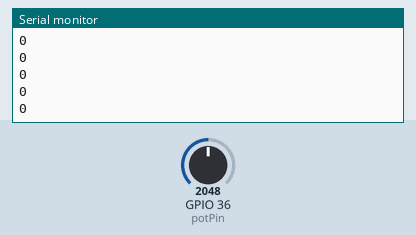
A sketch run on a simulated ESP32. Parts: the last lines printed to the serial monitor. The inputs (shaded band) are chosen by the test bench; at power-on: GPIO 36 (potPin) = 2048. Nothing arrives over Bluetooth unless stated; a phone connects over Bluetooth LE 3 s after start.

Above: at 1.2 s.
1.3 s: GPIO 36 (potPin) set to 2866
At 1.32 s:
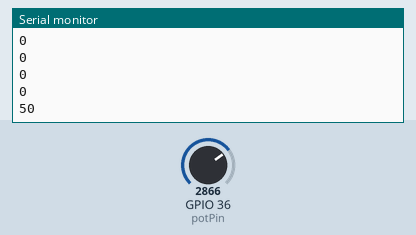
2.8 s: GPIO 36 (potPin) set to 3603
At 2.82 s:
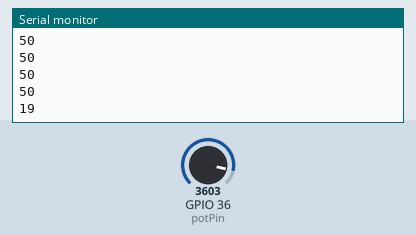
Timing chart, 0 to 5.8 s (numbered marks = the images above; inputs shaded):
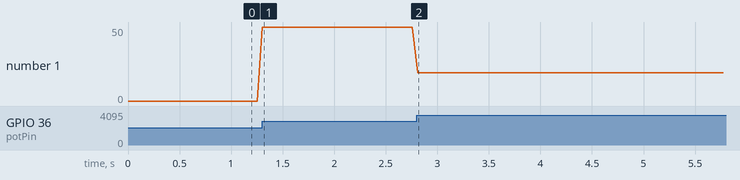

The sketch:

sketch_mar27a_BLE_pot.ino
````````````````````````````````````````````````````````````````cpp
#include <BLEDevice.h>
#include <BLEServer.h>
#include <BLEUtils.h>
#include <BLE2902.h>

#define potPin 36 //connect the potentiometer to gpio36

uint8_t sensorRead = 0;
uint8_t value = 0;  //the set value function only accepts unsigned 8 bit integers

/* Define the UUID for our Custom Service */
#define serviceID BLEUUID((uint16_t)0x1700)

/* Define our custom characteristic along with it's properties */
BLECharacteristic customCharacteristic(
  BLEUUID((uint16_t)0x1A00),
  BLECharacteristic::PROPERTY_READ |
  BLECharacteristic::PROPERTY_NOTIFY
);

/* This function handles the server callbacks */
bool deviceConnected = false;
class ServerCallbacks: public BLEServerCallbacks {
    void onConnect(BLEServer* MyServer) {
      deviceConnected = true;
    };

    void onDisconnect(BLEServer* MyServer) {
      deviceConnected = false;
    }
};

void setup() {
  Serial.begin(9600);

  // Create and name the BLE Device
  BLEDevice::init("MyESP32");

  /* Create the BLE Server */
  BLEServer *MyServer = BLEDevice::createServer();
  MyServer->setCallbacks(new ServerCallbacks());  // Set the function that handles Server Callbacks

  /* Add a service to our server */
  BLEService *customService = MyServer->createService(BLEUUID((uint16_t)0x1700)); //  A random ID has been selected

  /* Add a characteristic to the service */
  customService->addCharacteristic(&customCharacteristic);  //customCharacteristic was defined above

  /* Add Descriptors to the Characteristic*/
  customCharacteristic.addDescriptor(new BLE2902());  //Add this line only if the characteristic has the Notify property

  BLEDescriptor VariableDescriptor(BLEUUID((uint16_t)0x2901));  /*```````````````````````````````````````````````````````````````*/
  VariableDescriptor.setValue("Temperature -40-60°C");          /* Use this format to add a hint for the user. This is optional. */
  customCharacteristic.addDescriptor(&VariableDescriptor);    /*```````````````````````````````````````````````````````````````*/

  /* Configure Advertising with the Services to be advertised */
  MyServer->getAdvertising()->addServiceUUID(serviceID);

  // Start the service
  customService->start();

  // Start the Server/Advertising
  MyServer->getAdvertising()->start();

  Serial.println("Waiting for a Client to connect...");
}

void loop() {
  sensorRead = analogRead(potPin);  //read the value of the potentiometer
  //value = map(sensorRead,0,4095,0,255); //change the value to a range of 0-255 so that it can fit in a single byte
  Serial.println(sensorRead);
  if (deviceConnected) {
    /* Set the value */
    customCharacteristic.setValue(&sensorRead,1);  // This is a value of a single byte
    customCharacteristic.notify();  // Notify the client of a change
  }
  delay(50);
}
````````````````````````````````````````````````````````````````

Measured:
- after the input at 1.3 s, the serial monitor: prints a new line at once (image 1)
- after the input at 2.8 s, the serial monitor: prints a new line at once (image 2)
- plotted number 1: 0 → 50 after the input at 1.3 s, 50 → 19 after the input at 2.8 s
